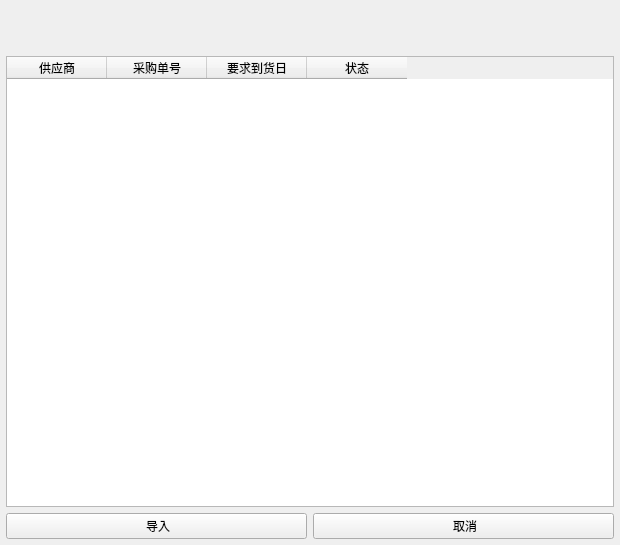
<?xml version="1.0" encoding="UTF-8"?>
<ui version="4.0">
 <class>ImportAllHistory</class>
 <widget class="QWidget" name="ImportAllHistory">
  <property name="geometry">
   <rect>
    <x>0</x>
    <y>0</y>
    <width>620</width>
    <height>545</height>
   </rect>
  </property>
  <property name="windowTitle">
   <string>Form</string>
  </property>
  <layout class="QVBoxLayout" name="verticalLayout_2">
   <property name="leftMargin">
    <number>6</number>
   </property>
   <property name="topMargin">
    <number>6</number>
   </property>
   <property name="rightMargin">
    <number>6</number>
   </property>
   <property name="bottomMargin">
    <number>6</number>
   </property>
   <item>
    <spacer name="horizontalSpacer">
     <property name="orientation">
      <enum>Qt::Horizontal</enum>
     </property>
     <property name="sizeHint" stdset="0">
      <size>
       <width>40</width>
       <height>25</height>
      </size>
     </property>
    </spacer>
   </item>
   <item>
    <spacer name="horizontalSpacer_2">
     <property name="orientation">
      <enum>Qt::Horizontal</enum>
     </property>
     <property name="sizeHint" stdset="0">
      <size>
       <width>40</width>
       <height>25</height>
      </size>
     </property>
    </spacer>
   </item>
   <item>
    <layout class="QVBoxLayout" name="verticalLayout">
     <item>
      <widget class="QTableWidget" name="tableWidgetData">
       <column>
        <property name="text">
         <string>供应商</string>
        </property>
       </column>
       <column>
        <property name="text">
         <string>采购单号</string>
        </property>
       </column>
       <column>
        <property name="text">
         <string>要求到货日</string>
        </property>
       </column>
       <column>
        <property name="text">
         <string>状态</string>
        </property>
       </column>
      </widget>
     </item>
     <item>
      <layout class="QHBoxLayout" name="horizontalLayout">
       <item>
        <widget class="QPushButton" name="pushButtonImport">
         <property name="minimumSize">
          <size>
           <width>0</width>
           <height>0</height>
          </size>
         </property>
         <property name="text">
          <string> 导入</string>
         </property>
         <property name="icon">
          <iconset resource="../../../res.qrc">
           <normaloff>:/image/image/确认.png</normaloff>:/image/image/确认.png</iconset>
         </property>
        </widget>
       </item>
       <item>
        <widget class="QPushButton" name="pushButtonCancel">
         <property name="text">
          <string> 取消</string>
         </property>
         <property name="icon">
          <iconset resource="../../../res.qrc">
           <normaloff>:/image/image/cancel.png</normaloff>:/image/image/cancel.png</iconset>
         </property>
        </widget>
       </item>
      </layout>
     </item>
    </layout>
   </item>
  </layout>
 </widget>
 <resources>
  <include location="../../../res.qrc"/>
 </resources>
 <connections/>
</ui>
